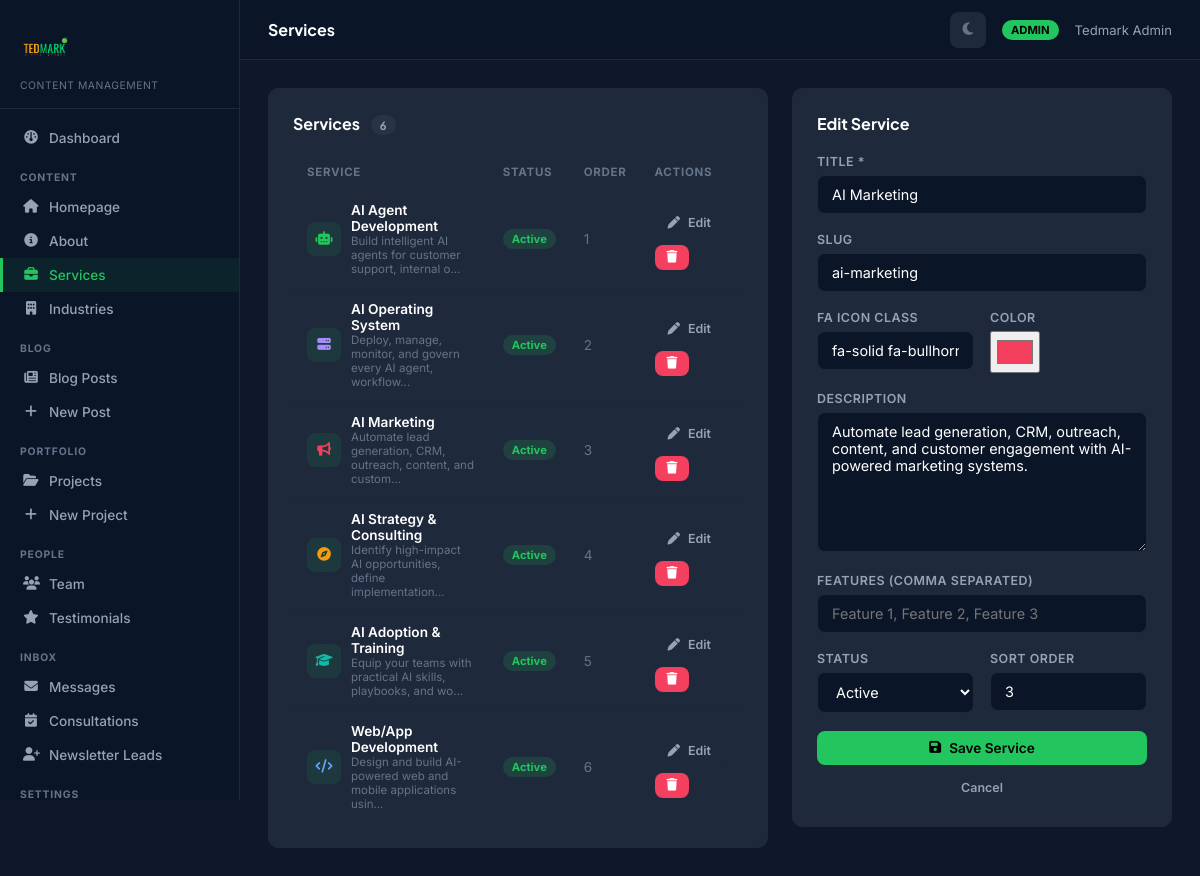
Screenshot of /admin/services.php?edit=3 (signed in) with the database file from the repository.
### tables this page shows
CREATE TABLE IF NOT EXISTS `services` (
  `id`          INT UNSIGNED AUTO_INCREMENT PRIMARY KEY,
  `title`       VARCHAR(150) NOT NULL,
  `slug`        VARCHAR(150) NOT NULL UNIQUE,
  `icon`        VARCHAR(100) DEFAULT 'fa-solid fa-star',
  `color`       VARCHAR(20)  DEFAULT '#22c55e',
  `description` TEXT DEFAULT NULL,
  `features`    TEXT DEFAULT NULL,
  `status`      ENUM('active','draft') DEFAULT 'active',
  `sort_order`  INT UNSIGNED DEFAULT 0,
  `created_at`  DATETIME DEFAULT CURRENT_TIMESTAMP
);

### includes/db.php (called while the page is built, shortened)
<?php
class Database {
    private static ?PDO $instance = null;
    public static function getInstance(): ?PDO {
        if (self::$instance === null) {
            try {
                $dsn = 'mysql:host=' . DB_HOST . ';dbname=' . DB_NAME . ';charset=' . DB_CHARSET;
                self::$instance = new PDO($dsn, DB_USER, DB_PASS, [
                    PDO::ATTR_ERRMODE => PDO::ERRMODE_EXCEPTION,
                    PDO::ATTR_DEFAULT_FETCH_MODE => PDO::FETCH_ASSOC,
                    PDO::ATTR_EMULATE_PREPARES => false,
                    PDO::ATTR_TIMEOUT => 2,
                ]);
            } catch (PDOException $e) {
                error_log('DB Connection failed: ' . $e->getMessage());
                self::$connectionFailed = true;
                self::$instance = null;
                return null;
            }
        }
        return self::$instance;
    }
}
function db(): ?PDO {
    return Database::getInstance();
}
function query(string $sql, array $params = []): ?PDOStatement {
    $db = db();
    try {
        $stmt = $db->prepare($sql);
        $stmt->execute($params);
        return $stmt;
    } catch (PDOException $e) {
        error_log('Query error: ' . $e->getMessage());
        return null;
    }
}
function fetchOne(string $sql, array $params = []): ?array {
    $stmt = query($sql, $params);
    $result = $stmt->fetch();
    return $result ?: null;
}
function fetchAll(string $sql, array $params = []): array {
    $stmt = query($sql, $params);
    return $stmt->fetchAll();
}

### admin/services.php (the view, shortened to what this page needs)
<?php
require_once __DIR__ . '/../includes/db.php';
$editing = null;
if (isset($_GET['edit']) && is_numeric($_GET['edit'])) {
    $editing = fetchOne("SELECT * FROM services WHERE id = ?", [$_GET['edit']]);
}
$services = fetchAll("SELECT * FROM services ORDER BY sort_order ASC");
$e = $editing ?? [];
require_once __DIR__ . '/includes/admin-layout.php';
?>
<div style="display:grid;grid-template-columns:1fr 380px;gap:24px;align-items:start;">
  <div class="tm-card">
    <div class="tm-card-header"><span class="tm-card-title">Services <span class="badge badge-gray" style="margin-left:8px;"><?= count($services) ?></span></span></div>
    <table class="tm-table">
      <thead><tr><th>Service</th><th>Status</th><th>Order</th><th>Actions</th></tr></thead>
      <tbody>
      <?php foreach ($services as $svc): ?>
      <tr>
        <td>
          <div style="display:flex;align-items:center;gap:10px;">
            <div style="width:34px;height:34px;border-radius:8px;background:rgba(34,197,94,0.1);display:flex;align-items:center;justify-content:center;flex-shrink:0;">
              <i class="<?= htmlspecialchars($svc['icon']) ?>" style="color:<?= htmlspecialchars($svc['color']) ?>;font-size:0.85rem;"></i>
            </div>
            <div>
              <div style="font-weight:600;color:#fff;"><?= htmlspecialchars($svc['title']) ?></div>
              <div style="font-size:0.72rem;color:#64748b;"><?= htmlspecialchars(substr($svc['description']??'',0,60)) ?>...</div>
            </div>
          </div>
        </td>
        <td><a href="?toggle=<?= $svc['id'] ?>" style="text-decoration:none;"><span class="badge <?= $svc['status']==='active'?'badge-green':'badge-amber' ?>"><?= ucfirst($svc['status']) ?></span></a></td>
        <td style="color:#64748b;"><?= $svc['sort_order'] ?></td>
        <td>
          <div class="gap-8">
            <a href="?edit=<?= $svc['id'] ?>" class="btn btn-ghost btn-sm"><i class="fa-solid fa-pen"></i> Edit</a>
            <a href="?delete=<?= $svc['id'] ?>" class="btn btn-danger btn-sm" onclick="return confirm('Delete?')"><i class="fa-solid fa-trash"></i></a>
          </div>
        </td>
      </tr>
      <?php endforeach; ?>
      </tbody>
    </table>
  </div>
  <div class="tm-card" style="position:sticky;top:80px;">
    <div class="tm-card-header"><span class="tm-card-title"><?= $editing ? 'Edit' : 'Add' ?> Service</span></div>
    <form method="POST">
      <div class="form-group"><label>Title *</label><input type="text" name="title" id="title-input" value="<?= htmlspecialchars($e['title']??'') ?>" required></div>
      <div class="form-group"><label>Slug</label><input type="text" name="slug" id="slug-input" value="<?= htmlspecialchars($e['slug']??'') ?>"></div>
      <div class="form-row">
        <div class="form-group"><label>FA Icon Class</label><input type="text" name="icon" value="<?= htmlspecialchars($e['icon']??'fa-solid fa-star') ?>" placeholder="fa-solid fa-globe"></div>
        <div class="form-group"><label>Color</label><input type="color" name="color" value="<?= htmlspecialchars($e['color']??'#22c55e') ?>" style="height:42px;padding:4px;cursor:pointer;"></div>
      </div>
      <div class="form-group"><label>Description</label><textarea name="description" rows="3"><?= htmlspecialchars($e['description']??'') ?></textarea></div>
      <div class="form-group"><label>Features (comma separated)</label><input type="text" name="features" value="<?= htmlspecialchars($e['features']??'') ?>" placeholder="Feature 1, Feature 2, Feature 3"></div>
      <div class="form-row">
        <div class="form-group"><label>Status</label>
          <select name="status">
            <option value="active" <?= ($e['status']??'active')==='active'?'selected':'' ?>>Active</option>
          </select>
        </div>
        <div class="form-group"><label>Sort Order</label><input type="number" name="sort_order" value="<?= $e['sort_order']??0 ?>" min="0"></div>
      </div>
      <button type="submit" class="btn btn-primary" style="width:100%;justify-content:center;"><i class="fa-solid fa-floppy-disk"></i> Save Service</button>
      <?php if ($editing): ?><a href="<?= SITE_URL ?>/admin/services.php" class="btn btn-ghost btn-sm" style="width:100%;justify-content:center;margin-top:8px;">Cancel</a><?php endif; ?>
    </form>
  </div>
</div>
<?php require_once __DIR__ . '/includes/admin-layout-end.php'; ?>

### admin/includes/admin-layout.php (style rules this page uses)
*,*::before,*::after { box-sizing:border-box;margin:0;padding:0; }
:root { --bg:#0f172a;--sidebar:#0b1528;--sidebar-w:240px; --accent:#22c55e;--accent2:#f59e0b; --text:#e2e8f0;--muted:#64748b;--border:#1e293b; --card:#1e293b;--input:#0b1528;--radius:10px;--topbar:60px; }
body { font-family:'Inter',sans-serif;background:var(--bg);color:var(--text);display:flex;min-height:100vh;font-size:0.9rem; }
body,body * { transition:background-color .18s ease,border-color .18s ease,color .12s ease,box-shadow .18s ease; }
.tm-card { background:var(--card);border:1px solid var(--border);border-radius:var(--radius);padding:24px; }
.tm-card-header { display:flex;align-items:center;justify-content:space-between;margin-bottom:20px; }
.tm-card-title { font-family:'Plus Jakarta Sans',sans-serif;font-weight:700;font-size:1rem;color:#fff; }
label { display:block;font-size:0.78rem;font-weight:600;color:#94a3b8;margin-bottom:6px;text-transform:uppercase;letter-spacing:0.04em; }
input[type=text],input[type=email],input[type=password],input[type=url],input[type=number],select,textarea { width:100%;background:var(--input);border:1px solid var(--border);border-radius:8px;padding:10px 14px;color:#fff;font-size:0.9rem;font-family:'Inter',sans-serif;outline:none;transition:border .15s; }
textarea { resize:vertical;min-height:140px; }
select option { background:var(--input); }
.btn { display:inline-flex;align-items:center;gap:8px;padding:9px 18px;border-radius:8px;font-size:0.85rem;font-weight:600;cursor:pointer;border:none;text-decoration:none;transition:all .15s;font-family:'Inter',sans-serif; }
.btn-primary { background:var(--accent);color:#000; }
.btn-danger { background:#f43f5e;color:#fff; }
.btn-ghost { background:transparent;color:#94a3b8;border:1px solid var(--border); }
.btn-sm { padding:6px 12px;font-size:0.78rem; }
.tm-table { width:100%;border-collapse:collapse; }
.tm-table th { text-align:left;font-size:0.72rem;font-weight:700;color:var(--muted);text-transform:uppercase;letter-spacing:0.06em;padding:10px 14px;border-bottom:1px solid var(--border); }
.tm-table td { padding:12px 14px;border-bottom:1px solid rgba(30,41,59,0.6);font-size:0.85rem;vertical-align:middle; }
.tm-table tr:last-child td { border-bottom:none; }
.badge { display:inline-block;padding:3px 9px;border-radius:20px;font-size:0.7rem;font-weight:700; }
.badge-green { background:rgba(34,197,94,0.15);color:#22c55e; }
.badge-gray { background:rgba(100,116,139,0.15);color:#94a3b8; }
.gap-8 { display:flex;gap:8px;flex-wrap:wrap;align-items:center; }
.form-group { margin-bottom:18px; }
.form-row { display:grid;grid-template-columns:1fr 1fr;gap:16px; }

### rows the page displays
services: title "AI Agent Development", description "Build intelligent AI agents for customer support, internal o", status "Active", sort_order "1"
services: title "AI Operating System", description "Deploy, manage, monitor, and govern every AI agent, workflow", status "Active", sort_order "2"
services: title "AI Marketing", description "Automate lead generation, CRM, outreach, content, and custom", status "Active", sort_order "3", slug "ai-marketing", icon "fa-solid fa-bullhorn", color "#f43f5e", description "Automate lead generation, CRM, outreach, content, and customer engagement with AI-powered marketing systems."
services: title "AI Strategy & Consulting", description "Identify high-impact AI opportunities, define implementation", status "Active", sort_order "4"
services: title "AI Adoption & Training", description "Equip your teams with practical AI skills, playbooks, and wo", status "Active", sort_order "5"
services: title "Web/App Development", description "Design and build AI-powered web and mobile applications usin", status "Active", sort_order "6"

### other values shown
$item['label'] "Dashboard"
$group "CONTENT"
$item['label'] "Homepage"
$item['label'] "About"
$item['label'] "Services"
$item['label'] "Industries"
$group "BLOG"
$item['label'] "Blog Posts"
$item['label'] "New Post"
$group "PORTFOLIO"
$item['label'] "Projects"
$item['label'] "New Project"
$group "PEOPLE"
$item['label'] "Team"
$item['label'] "Testimonials"
